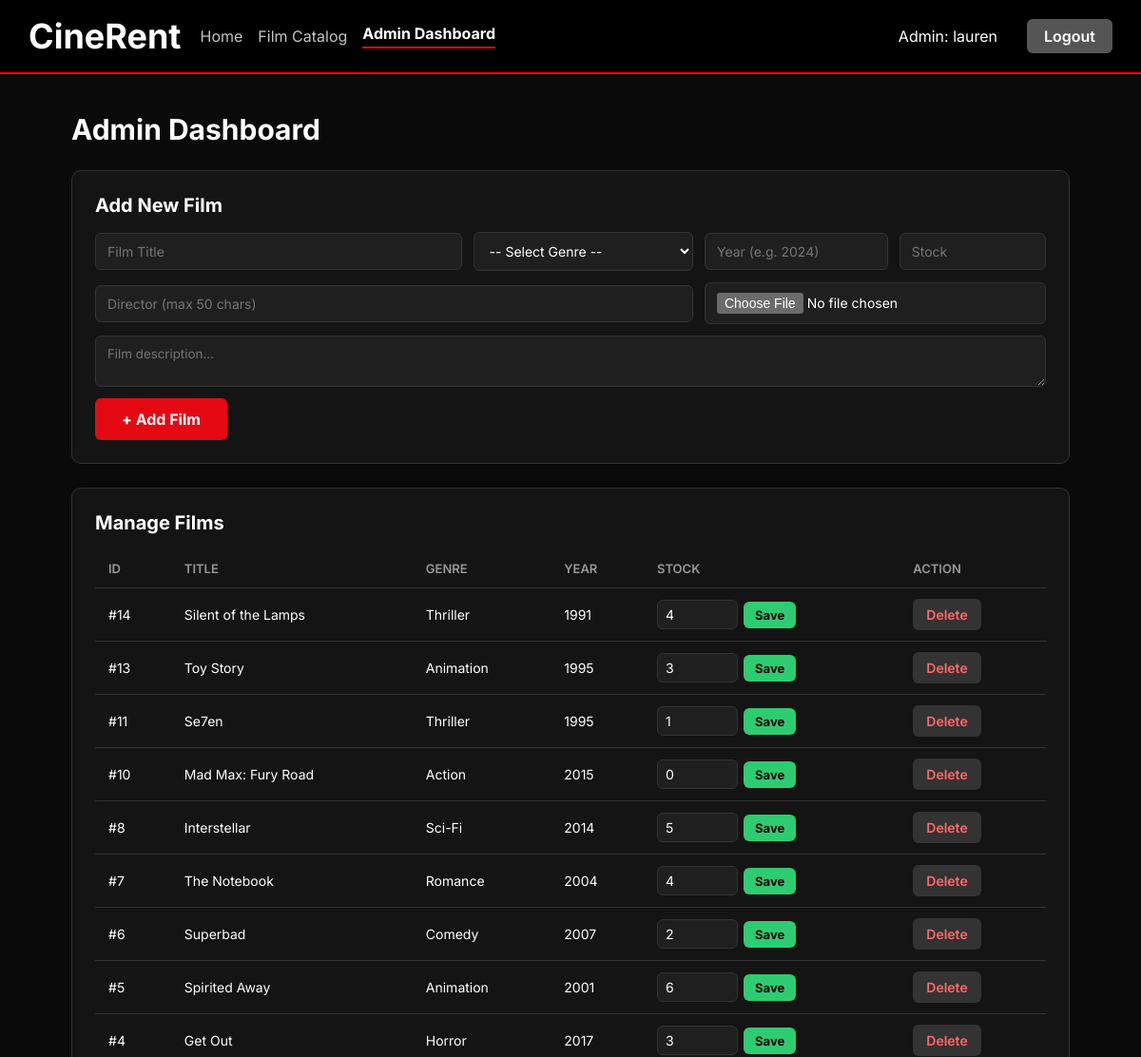
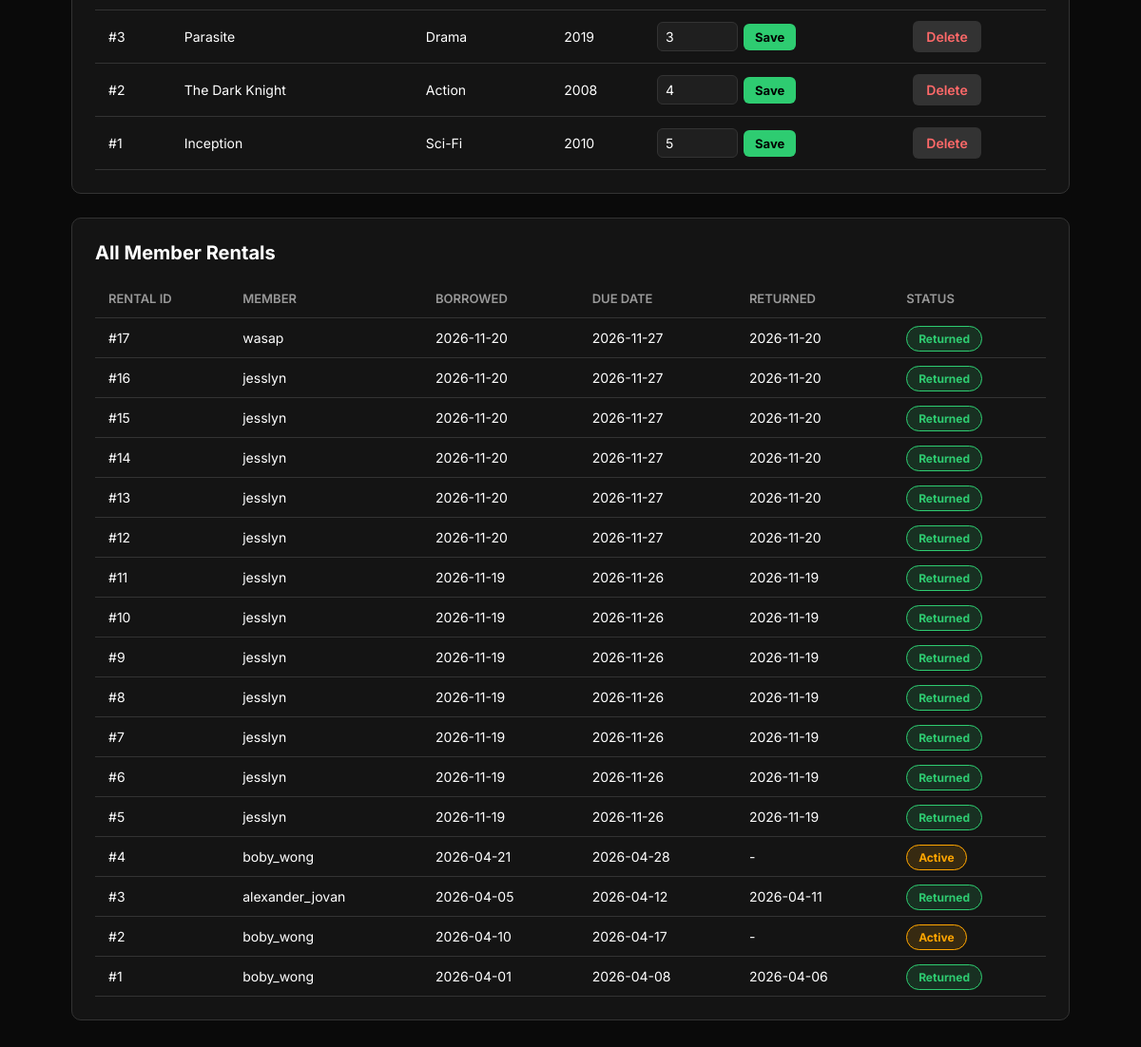
/admin.php (signed in), run on the app's committed database (2 pictures, top to bottom).
### tables this page shows
CREATE TABLE `films` (
  `id` int(10) NOT NULL,
  `genreId` int(10) DEFAULT NULL,
  `title` varchar(50) DEFAULT NULL,
  `description` varchar(300) DEFAULT NULL,
  `director` varchar(50) DEFAULT NULL,
  `releaseYear` int(10) DEFAULT NULL,
  `stock` int(10) DEFAULT NULL,
  `poster` varchar(255) DEFAULT NULL
);

CREATE TABLE `genre` (
  `id` int(10) NOT NULL,
  `name` varchar(30) NOT NULL
);

CREATE TABLE `rentals` (
  `id` int(10) NOT NULL,
  `userId` int(10) DEFAULT NULL,
  `borrowDate` date DEFAULT NULL,
  `dueDate` date DEFAULT NULL,
  `returnDate` date DEFAULT NULL,
  `status` varchar(15) DEFAULT NULL,
  `createdAt` timestamp NULL DEFAULT current_timestamp()
);

CREATE TABLE `users` (
  `id` int(10) NOT NULL,
  `username` varchar(20) NOT NULL,
  `email` varchar(100) NOT NULL,
  `password` varchar(255) NOT NULL,
  `gender` varchar(10) NOT NULL,
  `dateOfBirth` date NOT NULL,
  `role` varchar(10) NOT NULL DEFAULT 'Member',
  `createdAt` timestamp NULL DEFAULT current_timestamp()
);

### admin.php (the view, shortened to what this page needs)
<?php
require 'koneksi.php';
$films = mysqli_query($conn, "SELECT Films.*, Genre.name AS genre_name
FROM Films
JOIN Genre ON Films.genreId = Genre.id
ORDER BY Films.id DESC");
$all_rentals = mysqli_query($conn, "SELECT Rentals.*, Users.username
FROM Rentals
JOIN Users ON Rentals.userId = Users.id
ORDER BY Rentals.id DESC");
?>
<!DOCTYPE html>
<html lang="en">
<head>
    <link rel="stylesheet" href="style.css">
</head>
<body>
    <header>
        <div class="kiri">
            <div class="logo">
                <a href="index.php" style="text-decoration: none; color: white;">
                    <h1>CineRent</h1>
                </a>
            </div>
            <nav>
                <a href="index.php" class="nav-home">Home</a>
                <a href="catalog.php" class="nav-film">Film Catalog</a>
                <a href="admin.php" class="nav-film active" style="color: white; font-weight: bold;">Admin Dashboard</a>
            </nav>
        </div>
        <div class="kanan">
            <nav>
                <span style="color: white; margin-right: 15px;">Admin: <?= htmlspecialchars($_SESSION['username']); ?></span>
                <a href="logout.php" class="nav-register" style="background-color: #555;">Logout</a>
            </nav>
        </div>
    </header>
    <hr class="hr-nav">
    <main class="admin-wrapper">
        <h2>Admin Dashboard</h2>
        <section class="admin-section">
            <h3>Add New Film</h3>
            <form action="admin.php" method="POST" enctype="multipart/form-data" class="admin-form">
                <input type="text" name="title" placeholder="Film Title" required>
                <select name="genreId" required>
                    <option value="">-- Select Genre --</option>
                </select>
                <input type="number" name="releaseYear" placeholder="Year (e.g. 2024)" required>
                <input type="number" name="stock" placeholder="Stock" min="0" required>
                <input type="text" name="director" placeholder="Director (max 50 chars)" maxlength="50" required style="grid-column: 1 / 3;">
                <input type="file" name="poster" accept="image/*" style="grid-column: 3 / -1;">
                <textarea name="description" placeholder="Film description..." rows="2" required style="grid-column: 1 / -1; background: #1f1f1f; border: 1px solid var(--border); color: white; padding: 10px 12px; border-radius: 6px; font-family: inherit;"></textarea>
                <button type="submit" name="add_film" class="btn-rent" style="grid-column: 1 / -1; justify-self: start;">+ Add Film</button>
            </form>
        </section>
        <section class="admin-section">
            <h3>Manage Films</h3>
            <table class="admin-table">
                <thead>
                    <tr>
                        <th>ID</th>
                        <th>Title</th>
                        <th>Genre</th>
                        <th>Year</th>
                        <th>Stock</th>
                        <th>Action</th>
                    </tr>
                </thead>
                <tbody>
                    <?php while ($f = mysqli_fetch_assoc($films)): ?>
                        <tr>
                            <td>#<?= $f['id'] ?></td>
                            <td><?= htmlspecialchars($f['title']) ?></td>
                            <td><?= htmlspecialchars($f['genre_name']) ?></td>
                            <td><?= htmlspecialchars($f['releaseYear']) ?></td>
                            <td>
                                <form action="admin.php" method="POST" style="display: flex; gap: 6px; align-items: center;">
                                    <input type="number" name="stock" value="<?= $f['stock'] ?>" min="0" class="stock-input">
                                    <button type="submit" name="update_stock" class="btn-update">Save</button>
                                </form>
                            </td>
                            <td>
                                <a href="admin.php?delete_film=<?= $f['id'] ?>" class="btn-remove" onclick="return confirm('Delete this film?')">Delete</a>
                            </td>
                        </tr>
                    <?php endwhile; ?>
                </tbody>
            </table>
        </section>
        <section class="admin-section">
            <h3>All Member Rentals</h3>
            <table class="admin-table">
                <thead>
                    <tr>
                        <th>Rental ID</th>
                        <th>Member</th>
                        <th>Borrowed</th>
                        <th>Due Date</th>
                        <th>Returned</th>
                        <th>Status</th>
                    </tr>
                </thead>
                <tbody>
                    <?php while ($r = mysqli_fetch_assoc($all_rentals)): ?>
                        <tr>
                            <td>#<?= $r['id'] ?></td>
                            <td><?= htmlspecialchars($r['username']) ?></td>
                            <td><?= htmlspecialchars($r['borrowDate']) ?></td>
                            <td><?= htmlspecialchars($r['dueDate']) ?></td>
                            <td><?= $r['returnDate'] ? htmlspecialchars($r['returnDate']) : '-' ?></td>
                            <td>
                                <span class="status-badge <?= ($r['status'] == 'Active') ? 'badge-active' : 'badge-returned' ?>">
                                    <?= htmlspecialchars($r['status']) ?>
                                </span>
                            </td>
                        </tr>
                    <?php endwhile; ?>
                </tbody>
            </table>
        </section>
    </main>
</body>
</html>

### style.css (style rules this page uses)
:root { --input-bg: #1a1a1a; --text: #ffffff; --border: #333333; --muted: #999999; --accent: #e50914; --accent-hover: #cc0000; }
* { padding: 0; margin: 0; font-family: 'Inter', sans-serif; box-sizing: border-box; }
body { background-color: #0a0a0a; color: var(--text); display: flex; flex-direction: column; min-height: 100vh; }
header { display: flex; padding: 16px 30px; justify-content: space-between; align-items: center; background-color: #000000; color: white; }
.kiri { display: flex; align-items: center; gap: 20px; }
.logo { font-size: 18px; }
nav { display: flex; align-items: center; gap: 16px; }
nav a { font-size: 16px; text-decoration: none; transition: color 0.2s ease, background-color 0.2s ease; }
nav a.active { color: white; font-weight: 700; border-bottom: 2px solid var(--accent); padding-bottom: 4px; }
nav a.nav-home, nav a.nav-film { color: #c6c5c5; }
nav a.nav-register { color: white; background-color: var(--accent); padding: 8px 18px; border-radius: 6px; font-weight: 600; }
hr.hr-nav { border: none; border-top: 2px solid var(--accent); }
.btn-rent { display: inline-block; background-color: var(--accent); color: white; border: none; padding: 12px 28px; border-radius: 6px; font-size: 16px; font-weight: 700; text-decoration: none; cursor: pointer; transition: background-color 0.2s ease; }
.btn-remove { background-color: #333333; color: #ff6969; text-decoration: none; padding: 8px 14px; border-radius: 6px; font-size: 14px; font-weight: 600; }
.status-badge { padding: 5px 12px; border-radius: 20px; font-size: 12px; font-weight: 700; }
.badge-active { background-color: rgba(255, 165, 0, 0.15); color: orange; border: 1px solid orange; }
.badge-returned { background-color: rgba(46, 204, 113, 0.15); color: #2ecc71; border: 1px solid #2ecc71; }
.admin-wrapper { max-width: 1100px; width: 100%; margin: 40px auto; padding: 0 25px; flex: 1; }
.admin-wrapper h2 { font-size: 30px; margin-bottom: 25px; }
.admin-section { background-color: #141414; border: 1px solid var(--border); border-radius: 10px; padding: 24px; margin-bottom: 25px; overflow-x: auto; }
.admin-section h3 { font-size: 20px; margin-bottom: 16px; }
.admin-form { display: grid; grid-template-columns: 2fr 1.2fr 1fr 0.8fr; gap: 12px; align-items: center; }
.admin-form input, .admin-form select { width: 100%; background-color: #1f1f1f; border: 1px solid var(--border); color: white; padding: 10px 12px; border-radius: 6px; font-size: 14px; color-scheme: dark; }
.admin-table { width: 100%; border-collapse: collapse; font-size: 14px; }
.admin-table th, .admin-table td { text-align: left; padding: 12px 14px; border-bottom: 1px solid var(--border); }
.admin-table th { color: var(--muted); font-weight: 600; font-size: 13px; text-transform: uppercase; }
.stock-input { width: 85px; background-color: #1f1f1f; border: 1px solid var(--border); color: white; padding: 6px 8px; border-radius: 6px; font-size: 14px; }
.btn-update { background-color: #2ecc71; color: black; border: none; padding: 6px 12px; border-radius: 6px; font-size: 13px; font-weight: 700; cursor: pointer; }

### data on the page
films: id "14", title "Silent of the Lamps", genreId.name "Thriller", releaseYear "1991", stock "4"
films: id "13", title "Toy Story", genreId.name "Animation", releaseYear "1995", stock "3"
films: id "11", title "Se7en", genreId.name "Thriller", releaseYear "1995", stock "1"
films: id "10", title "Mad Max: Fury Road", genreId.name "Action", releaseYear "2015", stock "0"
films: id "8", title "Interstellar", genreId.name "Sci-Fi", releaseYear "2014", stock "5"
films: id "7", title "The Notebook", genreId.name "Romance", releaseYear "2004", stock "4"
films: id "6", title "Superbad", genreId.name "Comedy", releaseYear "2007", stock "2"
films: id "5", title "Spirited Away", genreId.name "Animation", releaseYear "2001", stock "6"
films: id "4", title "Get Out", genreId.name "Horror", releaseYear "2017", stock "3"
films: id "3", title "Parasite", genreId.name "Drama", releaseYear "2019", stock "3"
films: id "2", title "The Dark Knight", genreId.name "Action", releaseYear "2008", stock "4"
films: id "1", title "Inception", genreId.name "Sci-Fi", releaseYear "2010", stock "5"
rentals: id "17", userId.username "wasap", borrowDate "2026-11-20", dueDate "2026-11-27", returnDate "2026-11-20", status "Returned"
rentals: id "16", userId.username "jesslyn", borrowDate "2026-11-20", dueDate "2026-11-27", returnDate "2026-11-20", status "Returned"
rentals: id "15", userId.username "jesslyn", borrowDate "2026-11-20", dueDate "2026-11-27", returnDate "2026-11-20", status "Returned"
rentals: id "14", userId.username "jesslyn", borrowDate "2026-11-20", dueDate "2026-11-27", returnDate "2026-11-20", status "Returned"
rentals: id "13", userId.username "jesslyn", borrowDate "2026-11-20", dueDate "2026-11-27", returnDate "2026-11-20", status "Returned"
rentals: id "12", userId.username "jesslyn", borrowDate "2026-11-20", dueDate "2026-11-27", returnDate "2026-11-20", status "Returned"
rentals: id "11", userId.username "jesslyn", borrowDate "2026-11-19", dueDate "2026-11-26", returnDate "2026-11-19", status "Returned"
rentals: id "10", userId.username "jesslyn", borrowDate "2026-11-19", dueDate "2026-11-26", returnDate "2026-11-19", status "Returned"
rentals: id "9", userId.username "jesslyn", borrowDate "2026-11-19", dueDate "2026-11-26", returnDate "2026-11-19", status "Returned"
rentals: id "8", userId.username "jesslyn", borrowDate "2026-11-19", dueDate "2026-11-26", returnDate "2026-11-19", status "Returned"
rentals: id "7", userId.username "jesslyn", borrowDate "2026-11-19", dueDate "2026-11-26", returnDate "2026-11-19", status "Returned"
rentals: id "6", userId.username "jesslyn", borrowDate "2026-11-19", dueDate "2026-11-26", returnDate "2026-11-19", status "Returned"
rentals: id "5", userId.username "jesslyn", borrowDate "2026-11-19", dueDate "2026-11-26", returnDate "2026-11-19", status "Returned"
rentals: id "4", userId.username "boby_wong", borrowDate "2026-04-21", dueDate "2026-04-28", status "Active"
rentals: id "3", userId.username "alexander_jovan", borrowDate "2026-04-05", dueDate "2026-04-12", returnDate "2026-04-11", status "Returned"
rentals: id "2", userId.username "boby_wong", borrowDate "2026-04-10", dueDate "2026-04-17", status "Active"
rentals: id "1", userId.username "boby_wong", borrowDate "2026-04-01", dueDate "2026-04-08", returnDate "2026-04-06", status "Returned"

### other printed values
$_SESSION['username'] "lauren"
